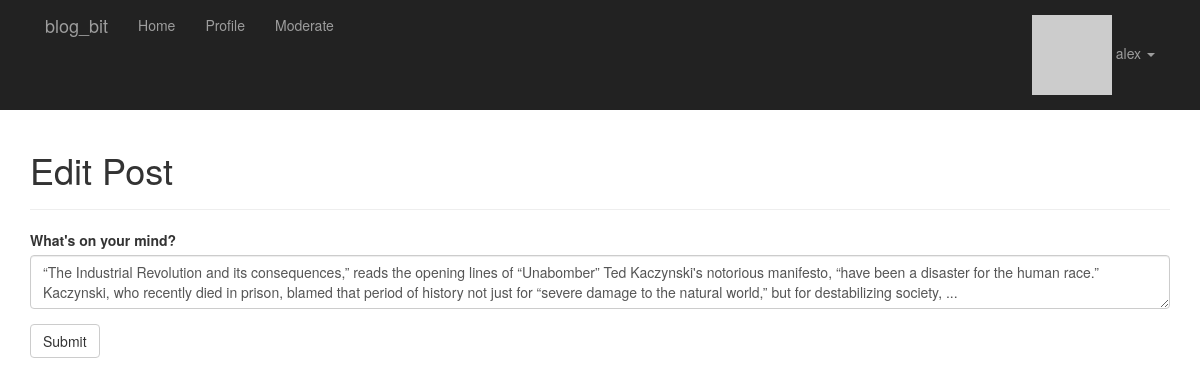
/edit-post/2 (signed in), run on the app's committed database.
### app/models/user.py (models this page shows, shortened)
class User(db.Model, UserMixin):
    id = db.Column(db.Integer, primary_key=True)
    username = db.Column(db.String(64), unique=True, index=True)
    name = db.Column(db.String(64))
    about_me = db.Column(db.Text())
    member_since = db.Column(db.DateTime(), default=datetime.utcnow)
    last_seen = db.Column(db.DateTime(), default=datetime.utcnow)
    email = db.Column(db.String(64), unique=True, index=True)
    password_hash = db.Column(db.String(128))
    pfp_hash = db.Column(db.String(32))
    confirmed = db.Column(db.Boolean, default=False)
    role_id = db.Column(db.Integer, db.ForeignKey('role.id'))
    posts = db.relationship('Post', backref='author', lazy='dynamic')
    comments = db.relationship('Comment', backref='author', lazy='dynamic')
    likes = db.relationship('Like', backref='user', lazy='dynamic')
    followed = db.relationship(
        'Follow',
        foreign_keys=[Follow.follower_id],
        backref=db.backref('follower', lazy='joined'),
        lazy='dynamic',
        cascade='all, delete-orphan'
    )
    followers = db.relationship(
        'Follow',
        foreign_keys=[Follow.followed_id],
        backref=db.backref('followed', lazy='joined'),
        lazy='dynamic',
        cascade='all, delete-orphan'
    )
    @property
    def password(self):
        raise AttributeError('Password is not a readable attribute!')
    def can(self, perm):
        return self.role is not None and self.role.has_permission(perm)
    def is_administrator(self):
        return self.can(Permission.ADMIN)
    def ping(self):
        self.last_seen = datetime.utcnow()
        db.session.add(self)
        db.session.commit()
    def get_pfp(self, size=100, image_gen='retro'):
        url = 'https://secure.gravatar.com/avatar'
        return f'{url}/{self.pfp_hash}?s={size}&d={image_gen}&r=g'

### app/models/post.py (models this page shows, shortened)
class Post(db.Model):
    id = db.Column(db.Integer, primary_key=True)
    body = db.Column(db.Text)
    body_html = db.Column(db.Text)
    disabled = db.Column(db.Boolean, default=False)
    timestamp = db.Column(db.DateTime, default=datetime.utcnow)
    author_id = db.Column(db.Integer, db.ForeignKey('user.id'))
    comments = db.relationship('Comment', backref='post', lazy='dynamic')
    likes = db.relationship('Like', backref='post', lazy='dynamic')

### app/main/post_views.py (the view)
@main.route('/edit-post/<int:id>', methods=['GET', 'POST'])
@login_required
def edit_post(id):
    post = Post.query.get_or_404(id)
    if current_user != post.author and not current_user.is_administrator():
        abort(403)
    form = PostForm()
    if form.validate_on_submit():
        post.body = form.body.data
        db.session.add(post)
        db.session.commit()
        flash('The post has been updated.', 'success')
        return redirect(url_for('main.post', id=post.id))
    form.body.data = post.body
    return render_template('main/edit_post.html', form=form)

### app/main/forms.py
class PostForm(FlaskForm):
    body = PageDownField("What's on your mind?")
    submit = SubmitField('Submit')

### app/auth/views.py (called while the page is built)
@auth.before_app_request
def before_request():
    current_user = flask_login.current_user
    if current_user.is_authenticated:
        current_user.ping()  # updating user last time seen property
        if not current_user.confirmed \
                and flask.request.blueprint != 'auth' \
                and flask.request.endpoint != 'static':
            return flask.redirect(flask.url_for('auth.unconfirmed'))

### app/login.py (called while the page is built)
@login_manager.user_loader
def load_user(user_id):
    return User.query.get(int(user_id))

### app/models/role.py (called while the page is built)
    def has_permission(self, perm):
        return self.permissions & perm == perm

### blog_bit.py (called while the page is built)
@app.context_processor
def inject_permissions():
    return dict(Permission=Permission)  # to use permission in templates

### app/templates/main/edit_post.html (shortened to what this page needs)
{% extends "base.html" %}
{% import "bootstrap/wtf.html" as wtf %}
{% block page_header %}
    <h1>Edit Post</h1>
{% endblock %}
{% block page_content %}
    <div>
        {{ wtf.quick_form(form) }}
    </div>
{% endblock %}

### app/templates/base.html (shortened to what this page needs)
{% extends 'bootstrap/base.html' %}
{% block head %}
    {{ super() }}
    <link rel="stylesheet" type="text/css" href="{{ url_for('static', filename='styles.css') }}">
{% endblock %}
{% block navbar %}
    <div class="navbar-inverse">
        <div class="container">
            <div class="navbar-header">
                <a class="navbar-brand" href={{ url_for('main.welcome') }}>blog_bit</a>
            </div>
            <div class="navbar-collapse collapse">
                <ul class="nav navbar-nav">
                    <li><a href={{ url_for('main.welcome') }}>Home</a></li>
                    {% if current_user.is_authenticated %}
                        <li><a href={{ url_for('main.profile', username=current_user.username) }}>Profile</a></li>
                    {% endif %}
                    {% if current_user.can(Permission.MODERATE) %}
                        <li><a href={{ url_for('main.moderate') }}>Moderate</a></li>
                    {% endif %}
                </ul>
                <ul class="nav navbar-nav navbar-right">
                    {% if current_user.is_authenticated %}
                        <li class="dropdown">
                            <a href="#" class="dropdown-toggle" data-toggle="dropdown">
                                <img src="{{ current_user.get_pfp(size=16) }}" alt="{{ current_user.username }} profile picture">
                                {{ current_user.username }}
                                <b class="caret"></b>
                            </a>
                        </li>
                    {% else %}
                        <li><a href={{ url_for('auth.login') }}>Login</a></li>
                    {% endif %}
                </ul>
            </div>
        </div>
    </div>
{% endblock %}
{% block content %}
    <div class="container">
        <div class="page-header">
            {% block page_header %}{% endblock %}
        </div>
        {% block page_content %}{% endblock %}
    </div>
{% endblock %}

### data on the page
User: username "alex"
Post: body "“The Industrial Revolution and its consequences,” reads the opening lines of “Unabomber” Ted Kaczynski's notorious manifesto, “have been a disaster for the human race.” Kaczynski, who recently died in prison, blamed that period of history not just for “severe damage to the natural world,” but for destabilizing society, ..."
